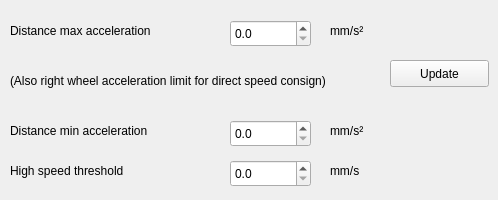
     <widget class="QWidget" name="tab_acc_dist">
      <property name="enabled">
       <bool>true</bool>
      </property>
      <property name="font">
       <font>
        <weight>50</weight>
        <bold>false</bold>
       </font>
      </property>
      <attribute name="title">
       <string>Acceleration distance</string>
      </attribute>
      <widget class="QLabel" name="label_33">
       <property name="geometry">
        <rect>
         <x>330</x>
         <y>20</y>
         <width>121</width>
         <height>21</height>
        </rect>
       </property>
       <property name="text">
        <string>mm/s²</string>
       </property>
      </widget>
      <widget class="QLabel" name="label_30">
       <property name="geometry">
        <rect>
         <x>10</x>
         <y>0</y>
         <width>211</width>
         <height>61</height>
        </rect>
       </property>
       <property name="text">
        <string>Distance max acceleration</string>
       </property>
       <property name="wordWrap">
        <bool>true</bool>
       </property>
      </widget>
      <widget class="QDoubleSpinBox" name="dist_acc_max">
       <property name="enabled">
        <bool>true</bool>
       </property>
       <property name="geometry">
        <rect>
         <x>230</x>
         <y>20</y>
         <width>81</width>
         <height>27</height>
        </rect>
       </property>
       <property name="decimals">
        <number>1</number>
       </property>
       <property name="maximum">
        <double>10000.000000000000000</double>
       </property>
       <property name="singleStep">
        <double>0.100000000000000</double>
       </property>
      </widget>
      <widget class="QPushButton" name="distance_acc_update_btn">
       <property name="enabled">
        <bool>true</bool>
       </property>
       <property name="geometry">
        <rect>
         <x>390</x>
         <y>60</y>
         <width>99</width>
         <height>27</height>
        </rect>
       </property>
       <property name="text">
        <string>Update</string>
       </property>
      </widget>
      <widget class="QLabel" name="label_31">
       <property name="geometry">
        <rect>
         <x>10</x>
         <y>50</y>
         <width>361</width>
         <height>61</height>
        </rect>
       </property>
       <property name="text">
        <string>(Also right wheel acceleration limit for direct speed consign)</string>
       </property>
       <property name="wordWrap">
        <bool>true</bool>
       </property>
      </widget>
      <widget class="QDoubleSpinBox" name="dist_acc_min">
       <property name="enabled">
        <bool>true</bool>
       </property>
       <property name="geometry">
        <rect>
         <x>230</x>
         <y>120</y>
         <width>81</width>
         <height>27</height>
        </rect>
       </property>
       <property name="decimals">
        <number>1</number>
       </property>
       <property name="maximum">
        <double>10000.000000000000000</double>
       </property>
       <property name="singleStep">
        <double>0.100000000000000</double>
       </property>
      </widget>
      <widget class="QLabel" name="label_49">
       <property name="geometry">
        <rect>
         <x>330</x>
         <y>120</y>
         <width>121</width>
         <height>21</height>
        </rect>
       </property>
       <property name="text">
        <string>mm/s²</string>
       </property>
      </widget>
      <widget class="QLabel" name="label_50">
       <property name="geometry">
        <rect>
         <x>10</x>
         <y>100</y>
         <width>221</width>
         <height>61</height>
        </rect>
       </property>
       <property name="text">
        <string>Distance min acceleration</string>
       </property>
       <property name="wordWrap">
        <bool>true</bool>
       </property>
      </widget>
      <widget class="QDoubleSpinBox" name="dist_acc_threshold">
       <property name="enabled">
        <bool>true</bool>
       </property>
       <property name="geometry">
        <rect>
         <x>230</x>
         <y>160</y>
         <width>81</width>
         <height>27</height>
        </rect>
       </property>
       <property name="decimals">
        <number>1</number>
       </property>
       <property name="maximum">
        <double>10000.000000000000000</double>
       </property>
       <property name="singleStep">
        <double>0.100000000000000</double>
       </property>
      </widget>
      <widget class="QLabel" name="label_51">
       <property name="geometry">
        <rect>
         <x>330</x>
         <y>160</y>
         <width>121</width>
         <height>21</height>
        </rect>
       </property>
       <property name="text">
        <string>mm/s</string>
       </property>
      </widget>
      <widget class="QLabel" name="label_52">
       <property name="geometry">
        <rect>
         <x>10</x>
         <y>150</y>
         <width>211</width>
         <height>41</height>
        </rect>
       </property>
       <property name="text">
        <string>High speed threshold</string>
       </property>
       <property name="wordWrap">
        <bool>true</bool>
       </property>
      </widget>
     </widget>
